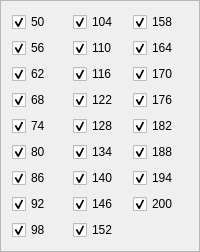
            <widget class="QFrame" name="frame">
             <property name="frameShape">
              <enum>QFrame::StyledPanel</enum>
             </property>
             <property name="frameShadow">
              <enum>QFrame::Raised</enum>
             </property>
             <layout class="QGridLayout" name="gridLayout_2">
              <property name="sizeConstraint">
               <enum>QLayout::SetMaximumSize</enum>
              </property>
              <item row="8" column="0">
               <widget class="QCheckBox" name="checkBoxH98">
                <property name="enabled">
                 <bool>true</bool>
                </property>
                <property name="sizePolicy">
                 <sizepolicy hsizetype="Preferred" vsizetype="Preferred">
                  <horstretch>0</horstretch>
                  <verstretch>0</verstretch>
                 </sizepolicy>
                </property>
                <property name="text">
                 <string notr="true">98</string>
                </property>
                <property name="checked">
                 <bool>true</bool>
                </property>
               </widget>
              </item>
              <item row="0" column="0">
               <widget class="QCheckBox" name="checkBoxH50">
                <property name="text">
                 <string notr="true">50</string>
                </property>
                <property name="checked">
                 <bool>true</bool>
                </property>
               </widget>
              </item>
              <item row="1" column="0">
               <widget class="QCheckBox" name="checkBoxH56">
                <property name="text">
                 <string notr="true">56</string>
                </property>
                <property name="checked">
                 <bool>true</bool>
                </property>
               </widget>
              </item>
              <item row="2" column="0">
               <widget class="QCheckBox" name="checkBoxH62">
                <property name="text">
                 <string notr="true">62</string>
                </property>
                <property name="checked">
                 <bool>true</bool>
                </property>
               </widget>
              </item>
              <item row="3" column="0">
               <widget class="QCheckBox" name="checkBoxH68">
                <property name="text">
                 <string notr="true">68</string>
                </property>
                <property name="checked">
                 <bool>true</bool>
                </property>
               </widget>
              </item>
              <item row="4" column="0">
               <widget class="QCheckBox" name="checkBoxH74">
                <property name="text">
                 <string notr="true">74</string>
                </property>
                <property name="checked">
                 <bool>true</bool>
                </property>
               </widget>
              </item>
              <item row="7" column="0">
               <widget class="QCheckBox" name="checkBoxH92">
                <property name="enabled">
                 <bool>true</bool>
                </property>
                <property name="sizePolicy">
                 <sizepolicy hsizetype="Preferred" vsizetype="Preferred">
                  <horstretch>0</horstretch>
                  <verstretch>0</verstretch>
                 </sizepolicy>
                </property>
                <property name="text">
                 <string notr="true">92</string>
                </property>
                <property name="checked">
                 <bool>true</bool>
                </property>
               </widget>
              </item>
              <item row="6" column="0">
               <widget class="QCheckBox" name="checkBoxH86">
                <property name="text">
                 <string notr="true">86</string>
                </property>
                <property name="checked">
                 <bool>true</bool>
                </property>
               </widget>
              </item>
              <item row="5" column="0">
               <widget class="QCheckBox" name="checkBoxH80">
                <property name="text">
                 <string notr="true">80</string>
                </property>
                <property name="checked">
                 <bool>true</bool>
                </property>
               </widget>
              </item>
              <item row="0" column="1">
               <widget class="QCheckBox" name="checkBoxH104">
                <property name="enabled">
                 <bool>true</bool>
                </property>
                <property name="sizePolicy">
                 <sizepolicy hsizetype="Preferred" vsizetype="Preferred">
                  <horstretch>0</horstretch>
                  <verstretch>0</verstretch>
                 </sizepolicy>
                </property>
                <property name="minimumSize">
                 <size>
                  <width>0</width>
                  <height>0</height>
                 </size>
                </property>
                <property name="text">
                 <string notr="true">104</string>
                </property>
                <property name="checked">
                 <bool>true</bool>
                </property>
               </widget>
              </item>
              <item row="1" column="1">
               <widget class="QCheckBox" name="checkBoxH110">
                <property name="enabled">
                 <bool>true</bool>
                </property>
                <property name="sizePolicy">
                 <sizepolicy hsizetype="Preferred" vsizetype="Preferred">
                  <horstretch>0</horstretch>
                  <verstretch>0</verstretch>
                 </sizepolicy>
                </property>
                <property name="text">
                 <string notr="true">110</string>
                </property>
                <property name="checked">
                 <bool>true</bool>
                </property>
               </widget>
              </item>
              <item row="2" column="1">
               <widget class="QCheckBox" name="checkBoxH116">
                <property name="enabled">
                 <bool>true</bool>
                </property>
                <property name="sizePolicy">
                 <sizepolicy hsizetype="Preferred" vsizetype="Preferred">
                  <horstretch>0</horstretch>
                  <verstretch>0</verstretch>
                 </sizepolicy>
                </property>
                <property name="text">
                 <string notr="true">116</string>
                </property>
                <property name="checked">
                 <bool>true</bool>
                </property>
               </widget>
              </item>
              <item row="3" column="1">
               <widget class="QCheckBox" name="checkBoxH122">
                <property name="enabled">
                 <bool>true</bool>
                </property>
                <property name="sizePolicy">
                 <sizepolicy hsizetype="Preferred" vsizetype="Preferred">
                  <horstretch>0</horstretch>
                  <verstretch>0</verstretch>
                 </sizepolicy>
                </property>
                <property name="text">
                 <string notr="true">122</string>
                </property>
                <property name="checked">
                 <bool>true</bool>
                </property>
               </widget>
              </item>
              <item row="4" column="1">
               <widget class="QCheckBox" name="checkBoxH128">
                <property name="enabled">
                 <bool>true</bool>
                </property>
                <property name="sizePolicy">
                 <sizepolicy hsizetype="Preferred" vsizetype="Preferred">
                  <horstretch>0</horstretch>
                  <verstretch>0</verstretch>
                 </sizepolicy>
                </property>
                <property name="text">
                 <string notr="true">128</string>
                </property>
                <property name="checked">
                 <bool>true</bool>
                </property>
               </widget>
              </item>
              <item row="5" column="1">
               <widget class="QCheckBox" name="checkBoxH134">
                <property name="enabled">
                 <bool>true</bool>
                </property>
                <property name="sizePolicy">
                 <sizepolicy hsizetype="Preferred" vsizetype="Preferred">
                  <horstretch>0</horstretch>
                  <verstretch>0</verstretch>
                 </sizepolicy>
                </property>
                <property name="text">
                 <string notr="true">134</string>
                </property>
                <property name="checked">
                 <bool>true</bool>
                </property>
               </widget>
              </item>
              <item row="6" column="1">
               <widget class="QCheckBox" name="checkBoxH140">
                <property name="enabled">
                 <bool>true</bool>
                </property>
                <property name="sizePolicy">
                 <sizepolicy hsizetype="Preferred" vsizetype="Preferred">
                  <horstretch>0</horstretch>
                  <verstretch>0</verstretch>
                 </sizepolicy>
                </property>
                <property name="text">
                 <string notr="true">140</string>
                </property>
                <property name="checked">
                 <bool>true</bool>
                </property>
               </widget>
              </item>
              <item row="7" column="1">
               <widget class="QCheckBox" name="checkBoxH146">
                <property name="enabled">
                 <bool>true</bool>
                </property>
                <property name="sizePolicy">
                 <sizepolicy hsizetype="Preferred" vsizetype="Preferred">
                  <horstretch>0</horstretch>
                  <verstretch>0</verstretch>
                 </sizepolicy>
                </property>
                <property name="text">
                 <string notr="true">146</string>
                </property>
                <property name="checked">
                 <bool>true</bool>
                </property>
               </widget>
              </item>
              <item row="8" column="1">
               <widget class="QCheckBox" name="checkBoxH152">
                <property name="enabled">
                 <bool>true</bool>
                </property>
                <property name="sizePolicy">
                 <sizepolicy hsizetype="Preferred" vsizetype="Preferred">
                  <horstretch>0</horstretch>
                  <verstretch>0</verstretch>
                 </sizepolicy>
                </property>
                <property name="text">
                 <string notr="true">152</string>
                </property>
                <property name="checked">
                 <bool>true</bool>
                </property>
               </widget>
              </item>
              <item row="0" column="2">
               <widget class="QCheckBox" name="checkBoxH158">
                <property name="enabled">
                 <bool>true</bool>
                </property>
                <property name="sizePolicy">
                 <sizepolicy hsizetype="Preferred" vsizetype="Preferred">
                  <horstretch>0</horstretch>
                  <verstretch>0</verstretch>
                 </sizepolicy>
                </property>
                <property name="text">
                 <string notr="true">158</string>
                </property>
                <property name="checked">
                 <bool>true</bool>
                </property>
               </widget>
              </item>
              <item row="1" column="2">
               <widget class="QCheckBox" name="checkBoxH164">
                <property name="enabled">
                 <bool>true</bool>
                </property>
                <property name="sizePolicy">
                 <sizepolicy hsizetype="Preferred" vsizetype="Preferred">
                  <horstretch>0</horstretch>
                  <verstretch>0</verstretch>
                 </sizepolicy>
                </property>
                <property name="text">
                 <string notr="true">164</string>
                </property>
                <property name="checked">
                 <bool>true</bool>
                </property>
               </widget>
              </item>
              <item row="2" column="2">
               <widget class="QCheckBox" name="checkBoxH170">
                <property name="enabled">
                 <bool>true</bool>
                </property>
                <property name="sizePolicy">
                 <sizepolicy hsizetype="Preferred" vsizetype="Preferred">
                  <horstretch>0</horstretch>
                  <verstretch>0</verstretch>
                 </sizepolicy>
                </property>
                <property name="text">
                 <string notr="true">170</string>
                </property>
                <property name="checked">
                 <bool>true</bool>
                </property>
               </widget>
              </item>
              <item row="3" column="2">
               <widget class="QCheckBox" name="checkBoxH176">
                <property name="enabled">
                 <bool>true</bool>
                </property>
                <property name="sizePolicy">
                 <sizepolicy hsizetype="Preferred" vsizetype="Preferred">
                  <horstretch>0</horstretch>
                  <verstretch>0</verstretch>
                 </sizepolicy>
                </property>
                <property name="text">
                 <string notr="true">176</string>
                </property>
                <property name="checked">
                 <bool>true</bool>
                </property>
               </widget>
              </item>
              <item row="4" column="2">
               <widget class="QCheckBox" name="checkBoxH182">
                <property name="enabled">
                 <bool>true</bool>
                </property>
                <property name="sizePolicy">
                 <sizepolicy hsizetype="Preferred" vsizetype="Preferred">
                  <horstretch>0</horstretch>
                  <verstretch>0</verstretch>
                 </sizepolicy>
                </property>
                <property name="text">
                 <string notr="true">182</string>
                </property>
                <property name="checked">
                 <bool>true</bool>
                </property>
               </widget>
              </item>
              <item row="5" column="2">
               <widget class="QCheckBox" name="checkBoxH188">
                <property name="enabled">
                 <bool>true</bool>
                </property>
                <property name="sizePolicy">
                 <sizepolicy hsizetype="Preferred" vsizetype="Preferred">
                  <horstretch>0</horstretch>
                  <verstretch>0</verstretch>
                 </sizepolicy>
                </property>
                <property name="text">
                 <string notr="true">188</string>
                </property>
                <property name="checked">
                 <bool>true</bool>
                </property>
               </widget>
              </item>
              <item row="6" column="2">
               <widget class="QCheckBox" name="checkBoxH194">
                <property name="enabled">
                 <bool>true</bool>
                </property>
                <property name="sizePolicy">
                 <sizepolicy hsizetype="Preferred" vsizetype="Preferred">
                  <horstretch>0</horstretch>
                  <verstretch>0</verstretch>
                 </sizepolicy>
                </property>
                <property name="text">
                 <string notr="true">194</string>
                </property>
                <property name="checked">
                 <bool>true</bool>
                </property>
               </widget>
              </item>
              <item row="7" column="2">
               <widget class="QCheckBox" name="checkBoxH200">
                <property name="text">
                 <string notr="true">200</string>
                </property>
                <property name="checked">
                 <bool>true</bool>
                </property>
               </widget>
              </item>
             </layout>
            </widget>
